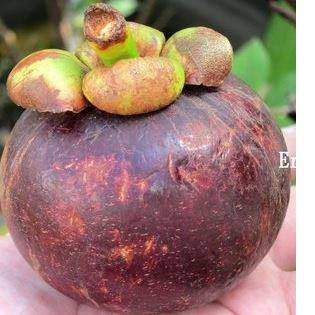
%> input picture Test/3.jpg, 315 x 315 px
$ octave temp.m   (GNU Octave 9; MATLAB toolbox functions it lacks are replaced by stand-ins)
%> lines starting %> are read from the running program, lines starting %| are printed output that depends on the picture
%% Ambarella_Large
I = imread('3.jpg');
%> I is the input picture: size 315x315x3 uint8; mean R, G, B 153.6, 121.4, 112.4
H = rgb2hsv(I);
%> H: size 315x315x3 double; mean H, S, V 0.575, 0.351, 0.616
Hue=H;
Hue(:,:,2:3) = 0;
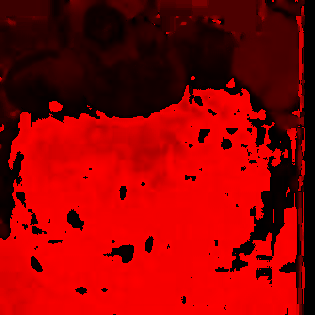
%> Hue: size 315x315x3 double; mean R, G, B 0.575, 0, 0

V=H;
V(:,:,1:2) = 0;
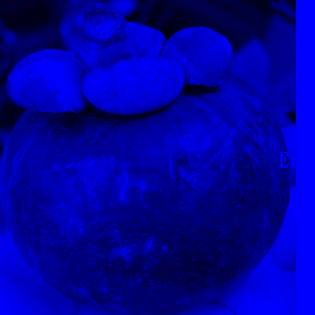
%> V: size 315x315x3 double; mean R, G, B 0, 0, 0.616
subplot(131);
imshow(Hue);
title('H');
subplot(132);
imshow(H(:,:,2));
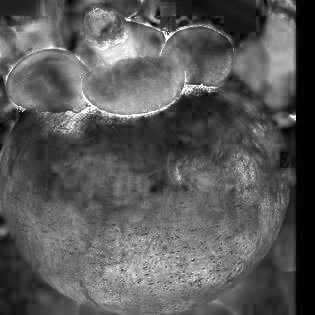
%> displayed picture: size 315x315, on the screen's scale of 0 to 255; min 0, max 255, mean 89.6

title('S');
BW = H(:,:,2);
wname = 'sym4';
[CA,CH,CV,CD] = dwt2(BW,wname,'mode','per');
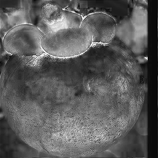
%> CA: size 158x158 double; min -0.0926, max 2.11, mean 0.7; drawn with min black and max white
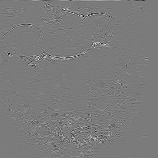
%> CH: size 158x158 double; min -0.574, max 0.61, mean 0.000886; drawn with min black and max white
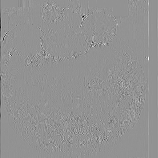
%> CV: size 158x158 double; min -0.763, max 0.563, mean -0.000433; drawn with min black and max white
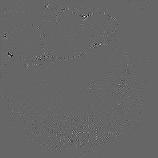
%> CD: size 158x158 double; min -0.447, max 0.663, mean 9.92e-05; drawn with min black and max white
subplot(221)
imagesc(CA)
title('CA')
colormap gray
subplot(222)
imagesc(CH)
title('CH')
subplot(223)
imagesc(CV)
title('CV')
subplot(224)
imagesc(CD)
title('CD')

$ run again, with Test/4.jpg copied over Test/3.jpg
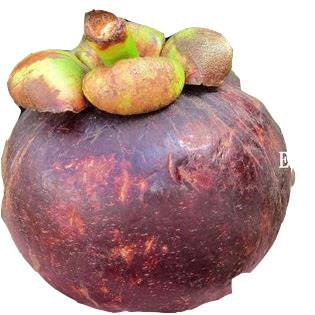
%> input picture Test/4.jpg, 315 x 315 px
%> I is the input picture: size 315x315x3 uint8; mean R, G, B 185.6, 155.1, 151
%> H: size 315x315x3 double; mean H, S, V 0.479, 0.274, 0.73
%> `[CA,CH,CV,CD] = dwt2(BW,wname,'mode','per');`:
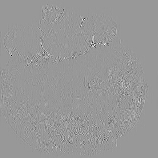
%> CV: size 158x158 double; min -0.573, max 0.386, mean -0.000338; drawn with min black and max white
%> `[CA,CH,CV,CD] = dwt2(BW,wname,'mode','per');`:
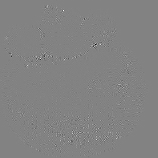
%> CD: size 158x158 double; min -0.567, max 0.539, mean 0.000173; drawn with min black and max white
